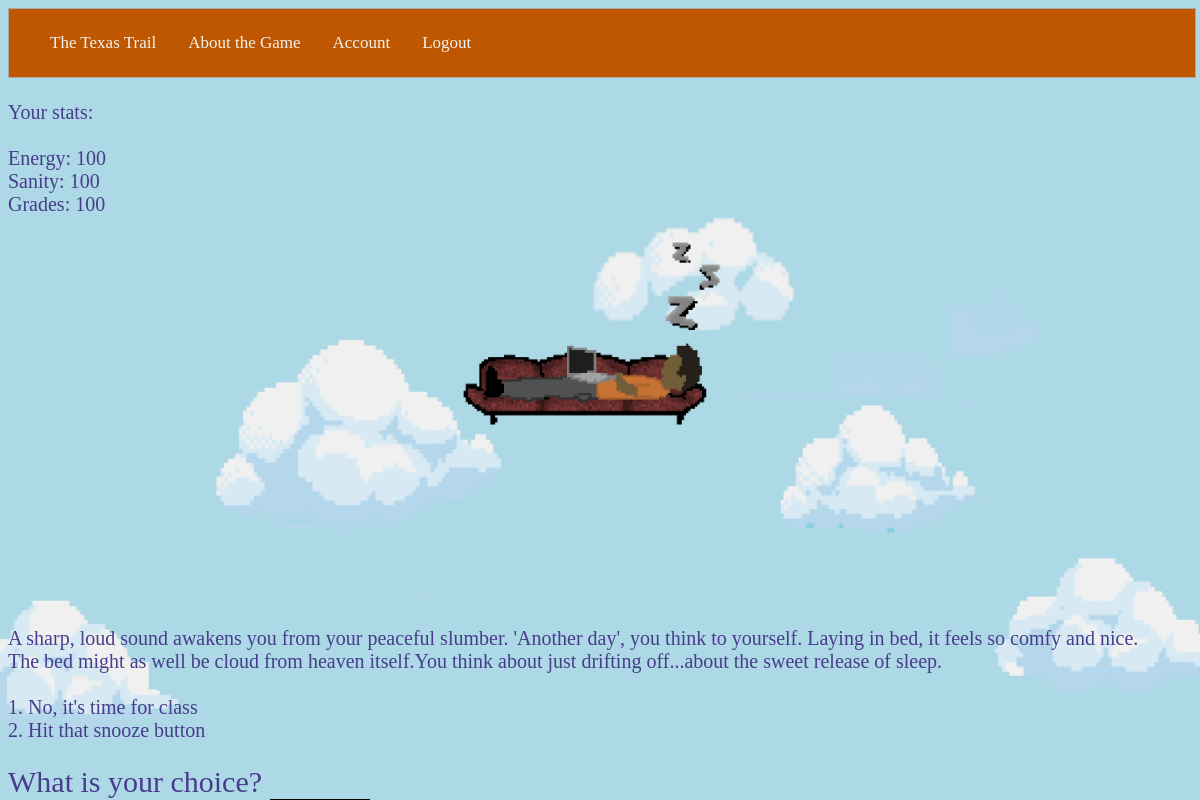
Page /game (signed in) on the committed database.
### Application/models.py (models this page shows, shortened)
class User(db.Model, UserMixin):
	id = db.Column(db.Integer, primary_key=True)
	username = db.Column(db.String(20), unique=True, nullable=False)
	email = db.Column(db.String(120), unique=True, nullable=False)
	password = db.Column(db.String(60), nullable=False)
	energy = db.Column(db.Integer, nullable=False, default=100)
	sanity = db.Column(db.Integer, nullable=False, default=100)
	grades = db.Column(db.Integer, nullable=False, default=100)
	progress = db.Column(db.String(2), nullable=False, default='a1')

### Application/routes.py (the view, shortened to what this page needs)
@application.route('/game', methods=['GET', 'POST'])
@login_required
def game():
	if current_user.progress == 'gg':
		return redirect(url_for('gameover'))
	elif current_user.progress == 'cs':
		print("lol")
		return redirect(url_for('coming_soon'))
	else:
		pageDetails = get_level(current_user.progress)
		form = GameInput()
	sys.stderr.write("HERE")
	sys.stderr.write(pageDetails.image)
	return render_template('UTtrailGame.html', title='hookem', form=form, prompts=[pageDetails.story, pageDetails.prompts], art=pageDetails.image)

### Application/forms.py
class GameInput(FlaskForm):
	ans = StringField('Your Choice: ', validators=[DataRequired()])

### Application/models.py (called while the page is built)
@login_manager.user_loader
def load_user(user_id):
	return User.query.get(int(user_id))

### Application/routes.py (called while the page is built)
def get_level(progress):
	return master[progress]

### Application/templates/UTtrailGame.html (shortened to what this page needs)
{% extends "layout.html" %}
{% block content %}
<body id="game">
	<p style="position: absolute; float: left;"><br>Your stats: <br> <br> Energy: {{current_user.energy}}<br>Sanity: {{current_user.sanity}}<br>Grades: {{current_user.grades}}</p>
	<p style="text-align:center;"><img src="{{url_for('static', filename=art)}}" alt="image.png" align="middle" height="350" /></p>
	<br><br>
<div style="text-align: left; position: absolute; bottom: 0; padding: 0 5% 0 0;">
	<p style = "margin: 0 0 0 0">
	{% for i in range(prompts|length) %}
		{% if i == 1 %}
			{% for options in prompts[i] %}
				{{ options }} <br>
			{% endfor %}
		{% else %}
			{{ prompts[i] }}
			<br><br>
		{% endif %}
	{% endfor %}
	<div class="theForm">
		<form method="POST" action="/game">
				<div class="form-group">
				<p style="margin: 0; padding: 2% 0 0 0; font-size: 30px">What is your choice? {{ form.ans( id="input_box", autofocus=true ) }}</p>
				</div>
		</form>
	</div>
	</p>
</div>
</body>
{% endblock %}

### Application/static/style.css (style rules this page uses)
body { height: 95vh; width: 99vw; background: url(./Backgrounds/70.jpg) no-repeat center center fixed; -webkit-background-size: cover; -moz-background-size: cover; -o-background-size: cover; background-size: cover; overflow-x: hidden; }
body#game { height: 95vh; width: 99vw; background: url(./Backgrounds/sky.png); -webkit-background-size: cover; -moz-background-size: cover; -o-background-size: cover; background-size: cover; overflow-x: hidden; }
p { font-family: 'Hardware'; font-size: 20px; color: darkslateblue; margin: 0; padding: 0; z-index: 1000; }
.theForm { font-family: 'Hardware'; font-size: 15px; color: white; }
#input_box { color: black; font-size: 30px; border-bottom: 1px solid black; padding: 0px 0 0px 0; width: 100px; }
input { border: black; border-bottom: 2px solid darkGray; transition: 0.9s ease; width: 260px; background-color: transparent; padding: 20px 0 20px 0; font-size: 20px; font-family: 'Hardware'; }

### rows in the picture
User: energy "100", sanity "100", grades "100"

### other values in the picture
{{ options }} "1. No, it's time for class" "2. Hit that snooze button"
